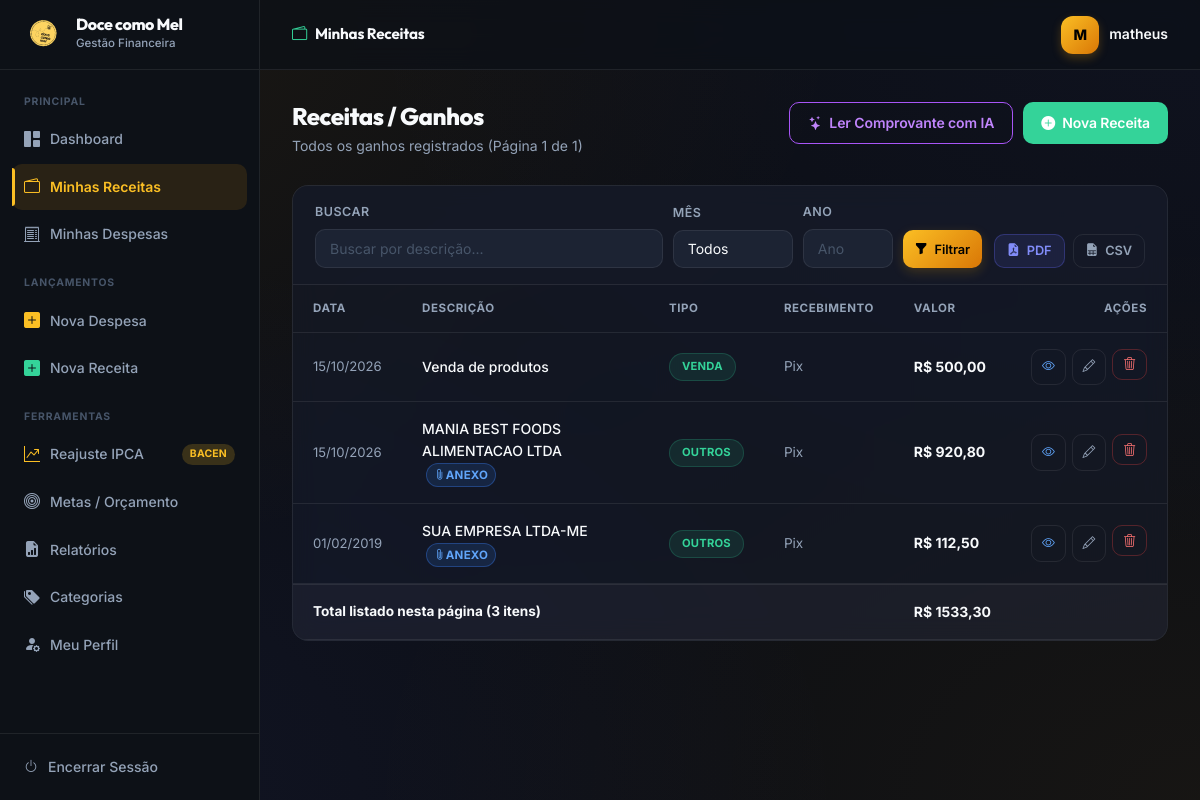
/receitas/ (signed in), run on the app's committed database.
### app/models/receita.py (models this page shows, shortened)
class Receita(db.Model):
    __tablename__ = 'receita'
    id_receita = db.Column(db.Integer, primary_key=True)
    valor = db.Column(db.Numeric(10, 2), nullable=False)
    data_receita = db.Column(db.Date, nullable=False, default=date.today, index=True)
    forma_recebimento = db.Column(db.String(50), nullable=False)
    tipo_receita = db.Column(db.String(50), nullable=True, default='Venda')
    descricao = db.Column(db.String(255), nullable=True)
    comprovante = db.Column(db.String(255), nullable=True)
    id_usuario = db.Column(db.Integer, db.ForeignKey('usuario.id_usuario'), nullable=False, index=True)

### app/routes/receitas.py (the view)
@receitas_bp.route('/')
@login_required
def listar():
    id_usuario = session['id_usuario']
    mes = request.args.get('mes', type=int)
    ano = request.args.get('ano', type=int)
    busca = request.args.get('busca', '').strip() or None
    page = request.args.get('page', type=int, default=1)
    paginacao = ReceitaService.listar_paginado(
        id_usuario=id_usuario, page=page, per_page=PER_PAGE,
        mes=mes, ano=ano, busca=busca
    )
    receitas = paginacao.items
    total = ReceitaService.calcular_total(receitas)
    return render_template(
        'receitas/listar.html',
        receitas=receitas, paginacao=paginacao,
        mes=mes, ano=ano, busca=busca or '',
        total=float(total)
    )

### app/services/receita_service.py (called while the page is built)
    @staticmethod
    def listar_paginado(id_usuario: int, page: int = 1, per_page: int = 20,
                        mes: int = None, ano: int = None, busca: str = None):
        q = Receita.query.filter_by(id_usuario=id_usuario)
        if mes:
            q = q.filter(extract('month', Receita.data_receita) == mes)
        if ano:
            q = q.filter(extract('year', Receita.data_receita) == ano)
        if busca:
            q = q.filter(Receita.descricao.ilike(f'%{busca}%'))
        return q.order_by(Receita.data_receita.desc()).paginate(page=page, per_page=per_page, error_out=False)

    @staticmethod
    def calcular_total(receitas: list[Receita]) -> Decimal:
        return sum(r.valor for r in receitas) if receitas else Decimal('0')

### app/utils.py (called while the page is built)
def login_required(f):
    @wraps(f)
    def decorated(*args, **kwargs):
        if 'id_usuario' not in session:
            return redirect(url_for('auth.login', next=request.path))
        return f(*args, **kwargs)
    return decorated

### app/templates/receitas/listar.html (shortened to what this page needs)
{% extends 'base.html' %}
{% block topbar_title %}<i class="bi bi-wallet2" style="color:var(--green);margin-right:8px;"></i>Minhas Receitas{% endblock %}
{% block content %}
<div class="page-header">
    <div>
        <h1 class="page-title">Receitas / Ganhos</h1>
        <p class="page-subtitle">
            {% if mes and ano %}
                Exibindo registros de {{ "%02d"|format(mes) }}/{{ ano }}
            {% else %}
                Todos os ganhos registrados (Página {{ paginacao.page }} de {{ paginacao.pages or 1 }})
            {% endif %}
        </p>
    </div>
    <div style="display:flex; gap:10px;">
        <a href="{{ url_for('ia_fiscal.upload') }}" class="btn btn-outline" style="border-color:#a855f7; color:#c084fc;">
            <i class="bi bi-stars"></i> Ler Comprovante com IA
        </a>
        <a href="{{ url_for('receitas.nova') }}" class="btn btn-success">
            <i class="bi bi-plus-circle-fill"></i> Nova Receita
        </a>
    </div>
</div>
<div class="card">
    <div class="filter-bar">
        <form method="GET" style="display:flex; align-items:flex-end; gap:10px; flex-wrap:wrap; flex:1;">
            <div class="form-group" style="flex: 1; min-width: 180px;">
                <label class="form-label">Buscar</label>
                <input type="text" name="busca" class="form-control"
                       placeholder="Buscar por descrição..." value="{{ busca }}">
            </div>
            <div class="form-group" style="width: 120px;">
                <label class="form-label">Mês</label>
                <select name="mes" class="form-select">
                    <option value="">Todos</option>
                    {% set meses_nomes = ['Janeiro', 'Fevereiro', 'Março', 'Abril', 'Maio', 'Junho', 'Julho', 'Agosto', 'Setembro', 'Outubro', 'Novembro', 'Dezembro'] %}
                </select>
            </div>
            <div class="form-group" style="width: 90px;">
                <label class="form-label">Ano</label>
                <input type="number" name="ano" class="form-control"
                       placeholder="Ano" value="{{ ano or '' }}" min="2020" max="2099">
            </div>
            <button type="submit" class="btn btn-primary btn-sm" style="height: 38px;">
                <i class="bi bi-funnel-fill"></i> Filtrar
            </button>
        </form>
        <div style="display:flex; gap:8px;">
            {% if mes and ano %}
            <a href="{{ url_for('receitas.exportar', mes=mes, ano=ano) }}"
               class="btn btn-export btn-sm" title="Baixar relatório PDF">
                <i class="bi bi-file-earmark-pdf-fill"></i> PDF
            </a>
            <a href="{{ url_for('receitas.exportar_csv', mes=mes, ano=ano) }}"
               class="btn btn-outline btn-sm" title="Baixar dados em CSV">
                <i class="bi bi-file-earmark-spreadsheet-fill"></i> CSV
            </a>
            {% else %}
            <a href="{{ url_for('receitas.exportar') }}"
               class="btn btn-export btn-sm" title="Baixar todos os dados em PDF">
                <i class="bi bi-file-earmark-pdf-fill"></i> PDF
            </a>
            <a href="{{ url_for('receitas.exportar_csv') }}"
               class="btn btn-outline btn-sm" title="Baixar todos os dados em CSV">
                <i class="bi bi-file-earmark-spreadsheet-fill"></i> CSV
            </a>
            {% endif %}
        </div>
    </div>
    <table class="table">
        <thead>
            <tr>
                <th>Data</th>
                <th>Descrição</th>
                <th>Tipo</th>
                <th>Recebimento</th>
                <th>Valor</th>
                <th style="text-align:right;">Ações</th>
            </tr>
        </thead>
        <tbody>
            {% for receita in receitas %}
            <tr>
                <td style="white-space:nowrap; color:var(--text-muted); font-size:0.82rem;">
                    {{ receita.data_receita.strftime('%d/%m/%Y') }}
                </td>
                <td>
                    <a href="{{ url_for('receitas.detalhes', id=receita.id_receita) }}" style="color:var(--text-primary); text-decoration:none; font-weight:500;">
                        {{ receita.descricao or '—' }}
                    </a>
                    {% if receita.comprovante %}
                    <a href="{{ url_for('receitas.detalhes', id=receita.id_receita) }}" class="badge" style="background: rgba(59, 130, 246, 0.15); color: #60a5fa; border: 1px solid rgba(59, 130, 246, 0.35); font-size: 0.72rem; padding: 2px 7px; margin-left: 4px; text-decoration:none;" title="Possui comprovante / nota fiscal anexada">
                        <i class="bi bi-paperclip"></i> Anexo
                    </a>
                    {% endif %}
                </td>
                <td>
                    <span class="badge badge-success">{{ receita.tipo_receita or 'Venda' }}</span>
                </td>
                <td style="color:var(--text-muted); font-size:0.85rem;">{{ receita.forma_recebimento }}</td>
                <td class="valor-positivo" style="white-space:nowrap;">
                    R$ {{ "%.2f"|format(receita.valor)|replace(".",",") }}
                </td>
                <td>
                    <div style="display:flex; gap:6px; justify-content:flex-end;">
                        <a href="{{ url_for('receitas.detalhes', id=receita.id_receita) }}"
                           class="btn btn-ghost btn-sm btn-icon" title="Ver Detalhes" style="color:#60a5fa;">
                            <i class="bi bi-eye"></i>
                        </a>
                        <a href="{{ url_for('receitas.editar', id=receita.id_receita) }}"
                           class="btn btn-ghost btn-sm btn-icon" title="Editar">
                            <i class="bi bi-pencil"></i>
                        </a>
                        <form method="POST" action="{{ url_for('receitas.excluir', id=receita.id_receita) }}"
                              data-confirm="Tem certeza que deseja excluir esta receita (R$ {{ '%.2f'|format(receita.valor)|replace('.',',') }})?">
                            <button type="submit" class="btn btn-danger btn-sm btn-icon" title="Excluir">
                                <i class="bi bi-trash3"></i>
                            </button>
                        </form>
                    </div>
                </td>
            </tr>
            {% endfor %}
        </tbody>
        {% if receitas %}
        <tfoot>
            <tr class="table-total">
                <td colspan="4" style="color:var(--text-muted); font-size:0.85rem;">
                    Total listado nesta página ({{ receitas|length }} itens)
                </td>
                <td class="valor-positivo" style="white-space:nowrap;">
                    R$ {{ "%.2f"|format(total)|replace(".",",") }}
                </td>
                <td></td>
            </tr>
        </tfoot>
        {% endif %}
    </table>
</div>
{% endblock %}

### app/templates/base.html (style rules this page uses)
h1, h2, h3, .sidebar-logo-name, .topbar-title { font-family: 'Outfit', sans-serif; }

### data on the page
Receita: data_receita "15/10/2026", descricao "Venda de produtos", tipo_receita "VENDA", forma_recebimento "Pix", valor "500,00"
Receita: data_receita "15/10/2026", descricao "MANIA BEST FOODS ALIMENTACAO LTDA", tipo_receita "OUTROS", forma_recebimento "Pix", valor "920,80"
Receita: data_receita "01/02/2019", descricao "SUA EMPRESA LTDA-ME", tipo_receita "OUTROS", forma_recebimento "Pix", valor "112,50"

### other printed values
{{ session.get('nome_usuario', 'U')[0].upper() }} "M"
{{ session.get('nome_usuario') }} "matheus"
{{ paginacao.page }} "1"
{{ paginacao.pages or 1 }} "1"
{{ receitas|length }} "3"
{{ "%.2f"|format(total)|replace(".",",") }} "1533,30"
